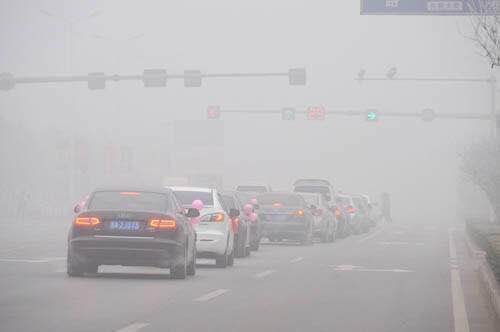
#> input picture code_tia/haze_remove/images/car.jpg, 500 x 332 px; its folder holds only this picture in this run
$ python HazeRemovalWidthGuided.py
#> lines starting #> are read from the running program, lines starting #| are printed output that depends on the picture; after the words box and inside, x2 and y2 are one past the last pixel; in counts of white or black regions, pixels touching at a corner belong together
### code_tia/haze_remove/guidedfilter.py
#!/usr/bin/env python
# encoding: utf-8

import numpy as np

def boxfilter(img, r):
    (rows, cols) = img.shape
    imDst = np.zeros_like(img)

    imCum = np.cumsum(img, 0)
    imDst[0 : r+1, :] = imCum[r : 2*r+1, :]
    imDst[r+1 : rows-r, :] = imCum[2*r+1 : rows, :] - imCum[0 : rows-2*r-1, :]
    imDst[rows-r: rows, :] = np.tile(imCum[rows-1, :], [r, 1]) - imCum[rows-2*r-1 : rows-r-1, :]

    imCum = np.cumsum(imDst, 1)
    imDst[:, 0 : r+1] = imCum[:, r : 2*r+1]
    imDst[:, r+1 : cols-r] = imCum[:, 2*r+1 : cols] - imCum[:, 0 : cols-2*r-1]
    imDst[:, cols-r: cols] = np.tile(imCum[:, cols-1], [r, 1]).T - imCum[:, cols-2*r-1 : cols-r-1]

    return imDst


def guidedfilter(I, p, r, eps):
    (rows, cols) = I.shape
    N = boxfilter(np.ones([rows, cols]), r)

    meanI = boxfilter(I, r) / N
    meanP = boxfilter(p, r) / N
    meanIp = boxfilter(I * p, r) / N
    covIp = meanIp - meanI * meanP

    meanII = boxfilter(I * I, r) / N
    varI = meanII - meanI * meanI

    a = covIp / (varI + eps)
    b = meanP - a * meanI

    meanA = boxfilter(a, r) / N
    meanB = boxfilter(b, r) / N

    q = meanA * I + meanB
    return q

### code_tia/haze_remove/HazeRemovalWidthGuided.py
#!/usr/bin/env python
# encoding: utf-8

from PIL import Image
import os
import numpy as np
from guidedfilter import guidedfilter


class HazeRemoval:
    def __init__(self, filename, omega = 0.85, r = 40):
        self.filename = filename
        self.omega = omega
        self.r = r
        self.eps = 10 ** (-3)
        self.t = 0.1

    def _ind2sub(self, array_shape, ind):
        rows = (ind.astype('int') / array_shape[1])
        cols = (ind.astype('int') % array_shape[1]) # or numpy.mod(ind.astype('int'), array_shape[1])
        return (rows, cols)

    def _rgb2gray(self, rgb):
        return np.dot(rgb[...,:3], [0.299, 0.587, 0.114])

    def haze_removal(self):
        oriImage = np.array(Image.open(self.filename))
        img = np.array(oriImage).astype(np.double) / 255.0
        grayImage = self._rgb2gray(img)

        darkImage = img.min(axis=2)

        (i, j) = self._ind2sub(darkImage.shape, darkImage.argmax())

        A = img[int(i), int(j), :].mean()
        transmission = 1 - self.omega * darkImage / A

        transmissionFilter = guidedfilter(grayImage, transmission, self.r, self.eps )
        transmissionFilter[transmissionFilter < self.t] = self.t

        resultImage = np.zeros_like(img)
        for i in range(3):
            resultImage[:, :, i] = (img[:, :, i] - A) / transmissionFilter + A

        resultImage[resultImage < 0] = 0
        resultImage[resultImage > 1] = 1
        result = Image.fromarray((resultImage * 255).astype(np.uint8))

        return result

if __name__ == '__main__':
    list_dir_file = os.walk("./images/")
    list_file = []
    for i in list_dir_file:
        list_file = i[2]

    for i in list_file:
        imageName = i
        file_path = os.path.join("./images/", imageName)
        Image.open(file_path).show()
        result = HazeRemoval(file_path)
        if not os.path.exists("./image_remove/"):
            print("sorry, it is not exist!")
            os.mkdir("./image_remove/")
        if os.path.exists("./image_remove/"):
            print("OK, it is exist!")

        file_processed = result.haze_removal()
#> in haze_removal, oriImage is the input picture: shape (332, 500, 3); mean R, G, B 188.1, 186.3, 188.2
#> in _ind2sub, `rows = (ind.astype('int') / array_shape[1])`: rows = 201.4
#> in _ind2sub, `cols = (ind.astype('int') % array_shape[1]) # or numpy.mod(ind.astype(..`: cols = 214
#> in haze_removal, `(i, j) = self._ind2sub(darkImage.shape, darkImage.argmax())`: i = 201.4; j = 214
#> in haze_removal, `A = img[int(i), int(j), :].mean()`: A = 0.979
#> in boxfilter, `imCum = np.cumsum(img, 0)`: img: shape (332, 500) float64; every value is 1
#> in boxfilter, `imDst[:, cols-r: cols] = np.tile(imCum[:, cols-1], [r, 1]).T - imCum[:..`: imDst: shape (332, 500) float64; min 1681, max 6561, mean 5911.4
#> in boxfilter (call 2), `imDst[rows-r: rows, :] = np.tile(imCum[rows-1, :], [r, 1]) - imCum[row..`: imDst: shape (332, 500) float64; min 19.49, max 67.19, mean 55.9
#> in boxfilter (call 2), `imDst[:, 0 : r+1] = imCum[:, r : 2*r+1]`: imDst: shape (332, 500) float64; min 19.49, max 5181.5, mean 330.2
#> in boxfilter (call 2), `imDst[:, cols-r: cols] = np.tile(imCum[:, cols-1], [r, 1]).T - imCum[:..`: imDst: shape (332, 500) float64; min 912.6, max 5419.6, mean 4359.7
#> in boxfilter (call 3), `imDst[rows-r: rows, :] = np.tile(imCum[rows-1, :], [r, 1]) - imCum[row..`: imDst: shape (332, 500) float64; min 11.49, max 49.8, mean 27.7
#> in boxfilter (call 3), `imDst[:, 0 : r+1] = imCum[:, r : 2*r+1]`: imDst: shape (332, 500) float64; min 11.49, max 3021.8, mean 164.6
#> in boxfilter (call 3), `imDst[:, cols-r: cols] = np.tile(imCum[:, cols-1], [r, 1]).T - imCum[:..`: imDst: shape (332, 500) float64; min 555.3, max 3541.1, mean 2146.6
#> call 4 of boxfilter, with r = 40
#> in boxfilter (call 4), `imDst[rows-r: rows, :] = np.tile(imCum[rows-1, :], [r, 1]) - imCum[row..`: imDst: shape (332, 500) float64; min 9.54, max 24.2, mean 19.8
#> in boxfilter (call 4), `imDst[:, 0 : r+1] = imCum[:, r : 2*r+1]`: imDst: shape (332, 500) float64; min 9.54, max 1874, mean 118.7
#> in boxfilter (call 4), `imDst[:, cols-r: cols] = np.tile(imCum[:, cols-1], [r, 1]).T - imCum[:..`:
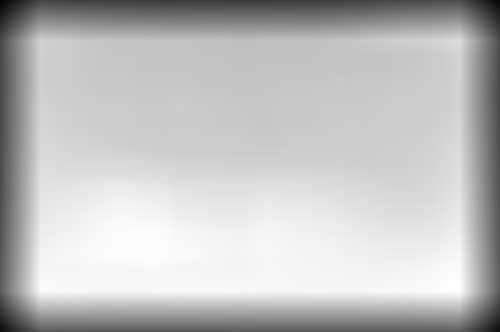
#> imDst: shape (332, 500) float64; min 430.3, max 1902.6, mean 1539.6; drawn with min black and max white
#> in guidedfilter, `meanIp = boxfilter(I * p, r) / N`:
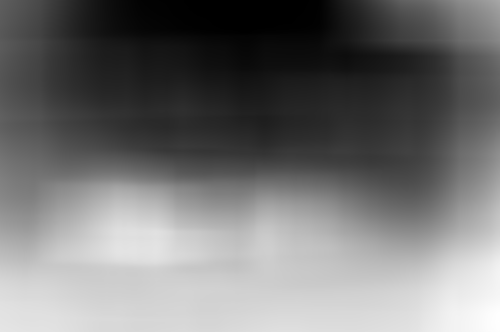
#> meanIp: shape (332, 500) float64; min 0.233, max 0.295, mean 0.261; drawn with min black and max white
#> in guidedfilter, `covIp = meanIp - meanI * meanP`:
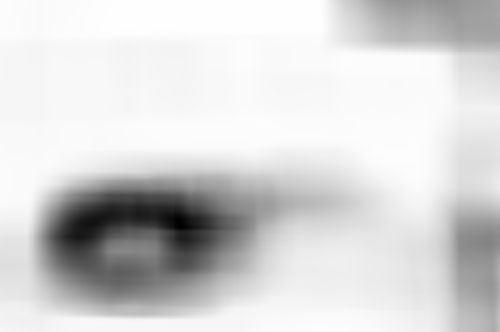
#> covIp: shape (332, 500) float64; min -0.0129, max -8.69e-07, mean -0.00207; drawn with min black and max white
#> in boxfilter (call 5), `imCum = np.cumsum(img, 0)`:
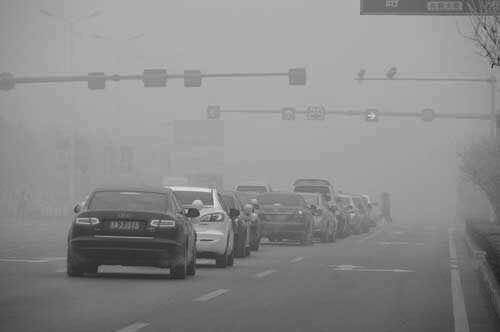
#> img: shape (332, 500) float64; min 0.111, max 0.955, mean 0.546
#> in boxfilter (call 5), `imDst[rows-r: rows, :] = np.tile(imCum[rows-1, :], [r, 1]) - imCum[row..`:
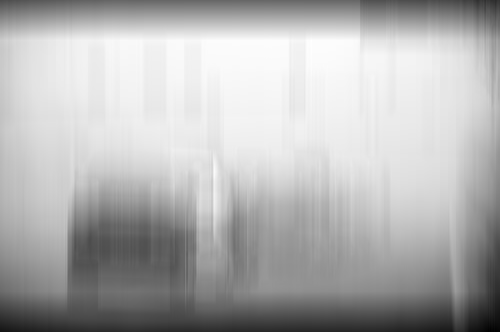
#> imDst: shape (332, 500) float64; min 9.28, max 55.74, mean 41.8; drawn with min black and max white
#> in boxfilter (call 5), `imCum = np.cumsum(imDst, 1)`:
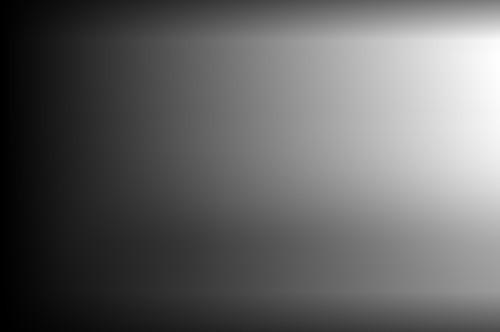
#> imCum: shape (332, 500) float64; min 13.04, max 26380.7, mean 10459; drawn with min black and max white
#> in boxfilter (call 5), `imDst[:, 0 : r+1] = imCum[:, r : 2*r+1]`:
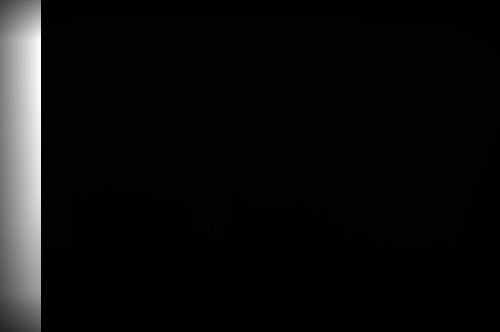
#> imDst: shape (332, 500) float64; 8.2% of pixels changed, all inside (x1, y1, x2, y2) = (0, 0, 41, 332); drawn with min black and max white
        file_processed_path = os.path.join("./image_remove/", imageName)
        file_processed.save(file_processed_path)

        # with open(file_processed_path, 'w') as f_tem:
        #     f_tem.write(str(file_processed))

        file_processed.show()

$ run again, on code_tia/haze_remove/images/golddoor_2.jpg
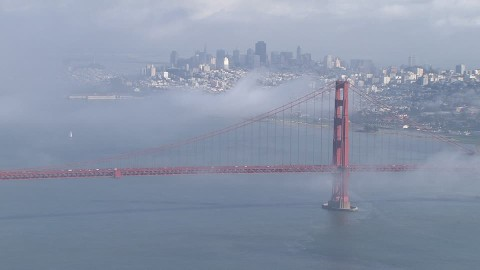
#> input picture code_tia/haze_remove/images/golddoor_2.jpg, 480 x 270 px
#> in haze_removal, oriImage is the input picture: shape (270, 480, 3); mean R, G, B 137.6, 148.4, 168.7
#> in _rgb2gray, `return np.dot(rgb[...,:3], [0.299, 0.587, 0.114])`:
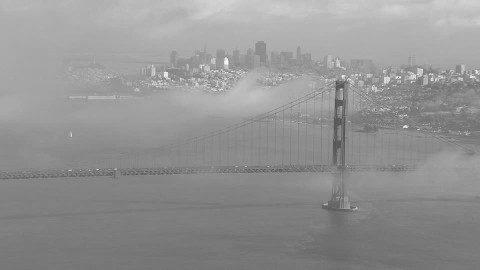
#> returned value: shape (270, 480) float64; min 0.309, max 0.989, mean 0.578
#> in _ind2sub, `rows = (ind.astype('int') / array_shape[1])`: rows = 61.47
#> in _ind2sub, `cols = (ind.astype('int') % array_shape[1]) # or numpy.mod(ind.astype(..`: cols = 227
#> i = 61.47; j = 227
#> A = 0.987
#> in boxfilter (call 5), `imDst[:, 0 : r+1] = imCum[:, r : 2*r+1]`:
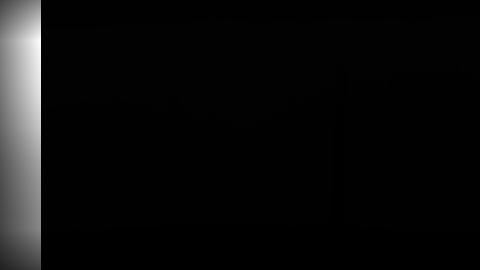
#> imDst: shape (270, 480) float64; min 7.75, max 2946.7, mean 157.2; drawn with min black and max white
